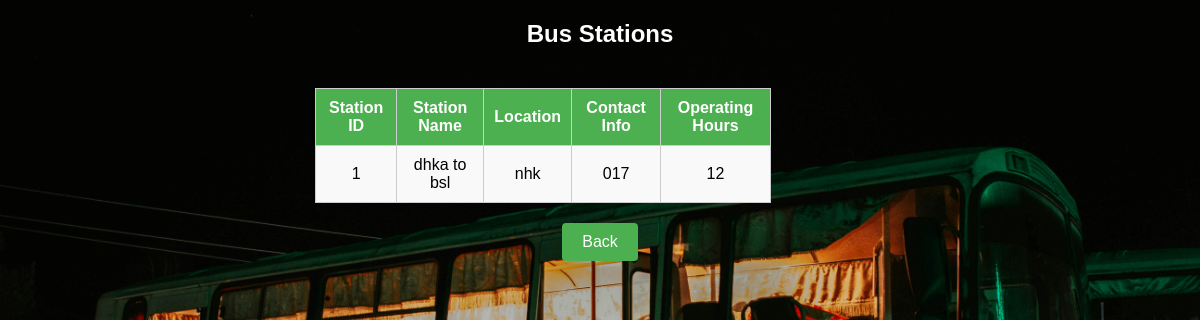
Page /viewStatoin.php on the committed database.
### tables this page shows
CREATE TABLE `Bus_Station` (
  `Station_Id` int(11) NOT NULL,
  `Station_name` varchar(100) NOT NULL,
  `Location` varchar(255) NOT NULL,
  `Contact_Info` varchar(100) DEFAULT NULL,
  `Operating_Hours` text DEFAULT NULL
);

### viewStatoin.php (the view, shortened to what this page needs)
<?php
$server = 'localhost';
$username = 'root';
$password = '';
$database = 'bus_system';
$con = new mysqli($server, $username, $password, $database);
$is_logged_in = isset($_SESSION['contact_Info']);
$sql = "SELECT * FROM Bus_Station";
$result = $con->query($sql);
?>
<!DOCTYPE html>
<html lang="en">
<head>
</head>
<body>
<h2>Bus Stations</h2>
<div class="table-container">
    <table>
        <thead>
            <tr>
                <th>Station ID</th>
                <th>Station Name</th>
                <th>Location</th>
                <th>Contact Info</th>
                <th>Operating Hours</th>
            </tr>
        </thead>
        <tbody>
            <?php if ($result->num_rows > 0): ?>
                <?php while ($row = $result->fetch_assoc()): ?>
                    <tr>
                        <td><?= htmlspecialchars($row['Station_Id']) ?></td>
                        <td><?= htmlspecialchars($row['Station_name']) ?></td>
                        <td><?= htmlspecialchars($row['Location']) ?></td>
                        <td><?= htmlspecialchars($row['Contact_Info']) ?></td>
                        <td><?= htmlspecialchars($row['Operating_Hours']) ?></td>
                    </tr>
                <?php endwhile; ?>
            <?php else: ?>
                <tr>
                    <td colspan="<?= $is_logged_in ? 6 : 5 ?>">No bus station records found.</td>
                </tr>
            <?php endif; ?>
        </tbody>
    </table>
</div>
<a href="home.php" class="add-route-btn">Back</a>
</body>
</html>

### viewStatoin.php (style rules this page uses)
body { font-family: Arial, sans-serif; background: url('1.jpg') no-repeat center center fixed; background-size: cover; display: flex; justify-content: center; align-items: center; flex-direction: column; margin: 0; }
table { width: 80%; margin-top: 20px; border-collapse: collapse; }
table, th, td { border: 1px solid #ccc; }
th, td { padding: 10px; text-align: center; }
th { background-color: #4CAF50; color: white; }
td { background-color: #f9f9f9; }
h2 { color: #FFFFFFFF; }
.add-route-btn { margin-top: 20px; padding: 10px 20px; background-color: #4CAF50; color: white; text-decoration: none; border-radius: 4px; font-size: 16px; }

### rows in the picture
bus_station: Station_Id "1", Station_name "dhka to bsl", Location "nhk", Contact_Info "017", Operating_Hours "12"
